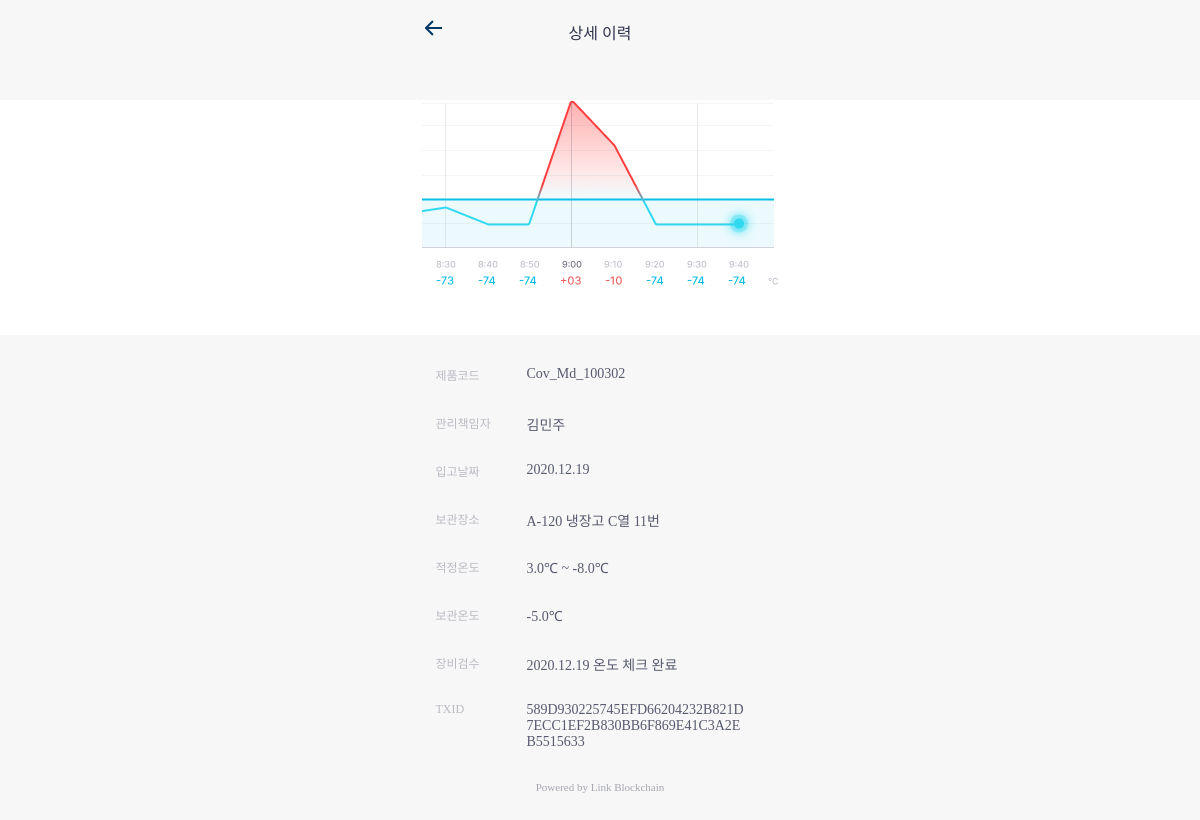
Page /core/condition_detail/Cov_Md/100302/9 on the committed database.
### core/models.py (models this page shows, shortened)
class VaccineType(models.Model):
    name = models.CharField(max_length=20, help_text='백신이름')
    min_temp = models.FloatField(help_text='최저온도 ex) -20~-80 중 -80')
    max_temp = models.FloatField(help_text='최고온도 ex) -20~-80 중 -20')

class Logistics(models.Model):
    BEFORE = 1
    TRANSFER = 2
    STORE = 3
    PROCESSES = (
        (BEFORE, 'A'),
        (TRANSFER, 'B'),
        (STORE, 'C')
    )
    progress_type = models.IntegerField(choices=PROCESSES, default=BEFORE)
    admin = models.ForeignKey(Administrator, on_delete=models.CASCADE, null=True, blank=True)
    lot_num = models.CharField(max_length=50, blank=True)
    timestamp = models.IntegerField()
    temp = models.FloatField()
    vaccine_type = models.ForeignKey(VaccineType, on_delete=models.CASCADE, null=True)
    _from = models.IntegerField()
    _to = models.IntegerField()

class TxHash(models.Model):
    logistics = models.OneToOneField(Logistics, on_delete=models.CASCADE)
    tx = models.CharField(blank=True, max_length=100)

### core/views.py (the view)
# urls.py: path('condition_detail/<str:vaccine_type>/<int:vaccine_pk>/<int:logistics_pk>', views.condition_detail, name='condition_detail'),
def condition_detail(request, vaccine_type, vaccine_pk, logistics_pk):
    try:
        vaccine_type = VaccineType.objects.get(name=vaccine_type)
    except:
        return render(request, 'core/condition_detail.html')
    logistics = Logistics.objects.get(pk=logistics_pk)
    unnormal = False
    if logistics.temp < vaccine_type.min_temp or logistics.temp > vaccine_type.max_temp:
        unnormal = True
    etx = dict(
        vaccine_type=vaccine_type.name,
        code=vaccine_type.name+'_'+str(vaccine_pk),
        admin_name=admin_name[logistics.admin.code],
        TXID=logistics.txhash.tx,
        vaccine_pk=vaccine_pk,
        min_temp=vaccine_type.min_temp,
        max_temp=vaccine_type.max_temp,
        temp=logistics.temp,
        unnormal=unnormal
    )
    return render(request, 'core/condition_detail.html', etx)

### core/templates/core/condition_detail.html (shortened to what this page needs)
{% extends 'index.html' %}
{% load static %}
{% block header %}
    <a href="{% url 'logistics' vaccine_type=vaccine_type pk=vaccine_pk %}">
        <img class="arrow" src="{% static 'img/Arrow.png' %}"/>
    </a>
    <p>상세 이력</p>
{% endblock %}
{% block section %}
    <div>
        <div class="condition_detail_upper_wrapper">
            <img src="{% static 'img/condition_sample.png' %}">
        </div>
        <div class="condition_detail_lower_wrapper">
            <div class="condition_detail_row">
                <div class="row_left font12">제품코드</div>
                <div class="row_right font14">{{ code }}</div>
            </div>
            <div class="condition_detail_row">
                <div class="row_left font12">관리책임자</div>
                <div class="row_right font14">{{ admin_name }}</div>
            </div>
            <div class="condition_detail_row">
                <div class="row_left font12">입고날짜</div>
                <div class="row_right font14">2020.12.19</div>
            </div>
            <div class="condition_detail_row">
                <div class="row_left font12">보관장소</div>
                <div class="row_right font14">A-120 냉장고 C열 11번</div>
            </div>
            <div class="condition_detail_row">
                <div class="row_left font12">적정온도</div>
                {% if unnormal %}
                    <div class="row_right font14" style="color: #EB5757">{{ max_temp }}℃ ~ {{ min_temp }}℃</div>
                {% else %}
                    <div class="row_right font14">{{ max_temp }}℃ ~ {{ min_temp }}℃</div>
                {% endif %}
            </div>
            <div class="condition_detail_row">
                <div class="row_left font12">보관온도</div>
                <div class="row_right font14">{{ temp }}℃</div>
            </div>
            <div class="condition_detail_row">
                <div class="row_left font12">장비검수</div>
                <div class="row_right font14">2020.12.19 온도 체크 완료</div>
            </div>
            <div class="condition_detail_row">
                <div class="row_left font12">TXID</div>
                <a href="https://explorer.blockchain.line.me/cashew/transaction/{{ TXID }}/?tab=memo">
                    <div class="row_right font14" style="word-break: break-all">
                        {{ TXID }}
                    </div>
                </a>
            </div>
        </div>
    </div>
{% endblock %}

### static/css/base.css (style rules this page uses)
html, body { width: 100vw; height: 100vh; margin: unset; background-color: #f7f7f7; font-family: 'Spoqa Han Sans Neo', 'sans-serif'; }
a { text-decoration: none; color: inherit; }
.arrow { left: calc(50% - 175px); position: absolute; }
.font14 { font-size: 14px; }
.font12 { font-size: 12px; }
.default_color { color: #30334C; }
.condition_detail_upper_wrapper { margin-left: calc(187.5px - 50vw); width: 100vw; background-color: #ffffff; display: flex; justify-content: center; padding-bottom: 48.25px; }
.condition_detail_lower_wrapper { width: 313px; padding-top: 31px; padding-left: 23px; padding-right: 39px; }
.condition_detail_row { display: flex; min-height: 48px; }
.row_left { width: 91px; color: rgba(48, 51, 76, 0.3); }
.row_right { max-width: 222px; max-height: 40px; color: rgba(48, 51, 76, 0.8); }

### rows in the picture
VaccineType: max_temp "3.0", min_temp "-8.0"
Logistics: temp "-5.0"
TxHash: tx "589D930225745EFD66204232B821D7ECC1EF2B830BB6F869E41C3A2EB5515633"

### other values in the picture
{{ code }} "Cov_Md_100302"
{{ admin_name }} "김민주"
